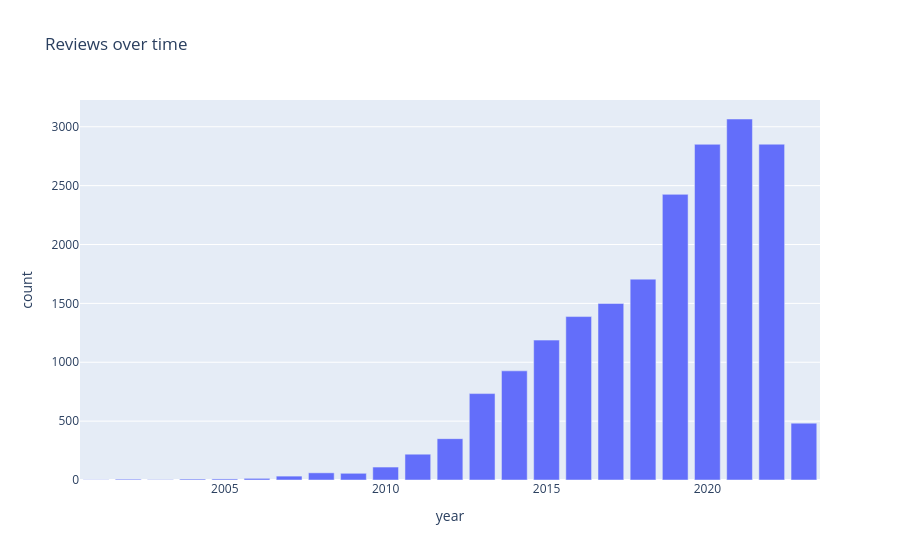

Here is the notebook cell this chart was saved with:
### Code cell
reviews_over_time(df).show()

### Figure 1 — Plotly figure (JSON) as saved in the notebook; plotly's stock layout.template omitted (floating-point values rounded to 4 significant figures)
{"data": [{"hovertemplate": "year=%{x}<br>count=%{y}<extra></extra>", "legendgroup": "", "marker": {"color": "#636efa", "pattern": {"shape": ""}}, "name": "", "orientation": "v", "showlegend": false, "textposition": "auto", "type": "bar", "x": [2001, 2002, 2003, 2004, 2005, 2006, 2007, 2008, 2009, 2010, 2011, 2012, 2013, 2014, 2015, 2016, 2017, 2018, 2019, 2020, 2021, 2022, 2023], "xaxis": "x", "y": [2, 7, 3, 8, 9, 14, 33, 61, 57, 110, 219, 351, 734, 927, 1188, 1388, 1500, 1706, 2426, 2851, 3066, 2852, 483], "yaxis": "y"}], "layout": {"barmode": "relative", "legend": {"tracegroupgap": 0}, "title": {"text": "Reviews over time"}, "xaxis": {"anchor": "y", "domain": [0, 1], "title": {"text": "year"}}, "yaxis": {"anchor": "x", "domain": [0, 1], "title": {"text": "count"}}}}
